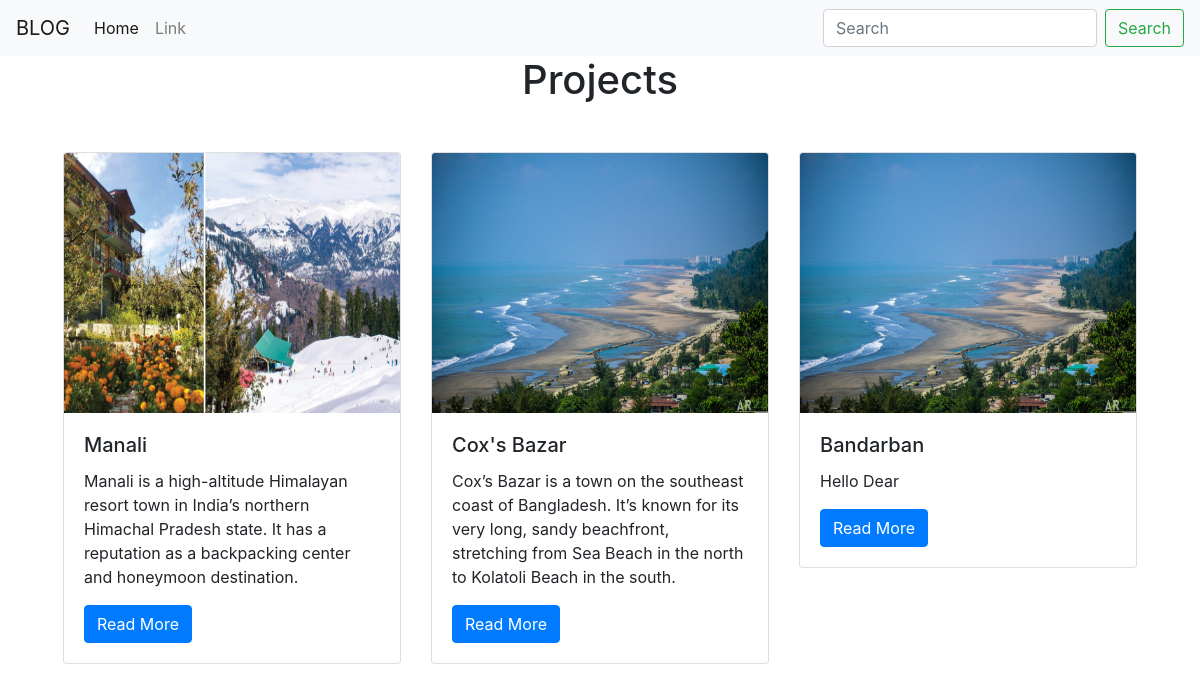
The page /portfolio/ on the database its author committed.
### portfolio/models.py (models this page shows, shortened)
class project(models.Model):
    title = models.CharField(max_length=100)
    description = models.TextField()
    technology = models.CharField(max_length=20)
    image = models.FileField(blank=True, null=True)

### portfolio/views.py (the view)
# urls.py: path('', views.index, name = 'index'),
def index(request):
    projects = project.objects.all()
    context = {
        'projects': projects
    }
    return render(request, 'project_index.html', context)

### templates/project_index.html
{% extends "base.html" %}
{% load static %}
{% block page_content %}
<h1 class="text-center">Projects</h1>
<div class="row m-5">
{% for project in projects %}
    <div class="col-md-4">
        <div class="card mb-2">
            <img class="card-img-top" src="{{ project.image.url }}" height="260">
            <div class="card-body">
                <h5 class="card-title">{{ project.title }}</h5>
                <p class="card-text">{{ project.description }}</p>
                <a href="{% url 'project_detail' project.title %}"
                   class="btn btn-primary">
                    Read More
                </a>
            </div>
        </div>
    </div>
    {% endfor %}
</div>
{% endblock %}

### templates/base.html (shortened to what this page needs)
<!DOCTYPE html>
<html lang="en">
<head>
    <link rel="stylesheet" href="https://stackpath.bootstrapcdn.com/bootstrap/4.1.3/css/bootstrap.min.css">
</head>
<body>
<nav class="navbar navbar-expand-lg navbar-light bg-light">
  <a class="navbar-brand" href="{% url 'blog_index' %}">BLOG</a>
  <div class="collapse navbar-collapse" id="navbarTogglerDemo03">
    <ul class="navbar-nav mr-auto mt-2 mt-lg-0">
      <li class="nav-item active">
        <a class="nav-link" href="{% url 'index' %}">Home <span class="sr-only">(current)</span></a>
      </li>
      <li class="nav-item">
        <a class="nav-link" href="#">Link</a>
      </li>
      <li class="nav-item">
        <a class="nav-link disabled" href="#"></a>
      </li>
    </ul>
    <form class="form-inline my-2 my-lg-0">
      <input class="form-control mr-sm-2" type="search" placeholder="Search" aria-label="Search">
      <button class="btn btn-outline-success my-2 my-sm-0" type="submit">Search</button>
    </form>
  </div>
</nav>
{% block page_content%}
{%endblock%}
</body>
</html>

### rows shown on the page
project: image (picture), title "Manali", description "Manali is a high-altitude Himalayan resort town in India’s northern Himachal Pradesh state. It has a reputation as a backpacking center and honeymoon destination."
project: image (picture), title "Cox's Bazar", description "Cox’s Bazar is a town on the southeast coast of Bangladesh. It’s known for its very long, sandy beachfront, stretching from Sea Beach in the north to Kolatoli Beach in the south."
project: image (picture), title "Bandarban", description "Hello Dear"
